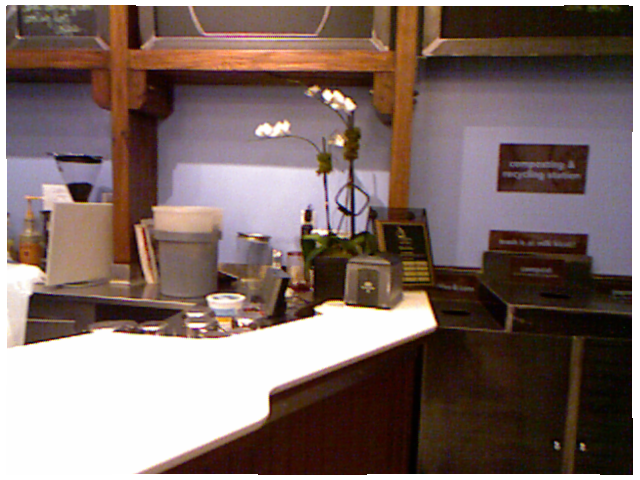
#> input picture 1.png, 640 x 480 px
$ python ORB_feature.py
#> lines starting #> are read from the running program, lines starting #| are printed output that depends on the picture
'''
使用OpenCV实现ORB特征点提取
作者：知乎@Ai酱
代码地址：https://github.com/varyshare/easy_slam_tutorial/tree/master/feature_extract
'''

# -*- coding: utf-8 -*-
import cv2
import numpy as np
import copy
import matplotlib.pyplot as plt
plt.rcParams['figure.figsize'] = [14.0, 7.0]

# 0. 读取图片
img = cv2.imread('../1.png',cv2.COLOR_BGR2GRAY)
#> img is the input picture: shape (480, 640, 3); mean B, G, R 103.3, 108, 126.7
training_gray = cv2.cvtColor(img, cv2.COLOR_BGR2GRAY)
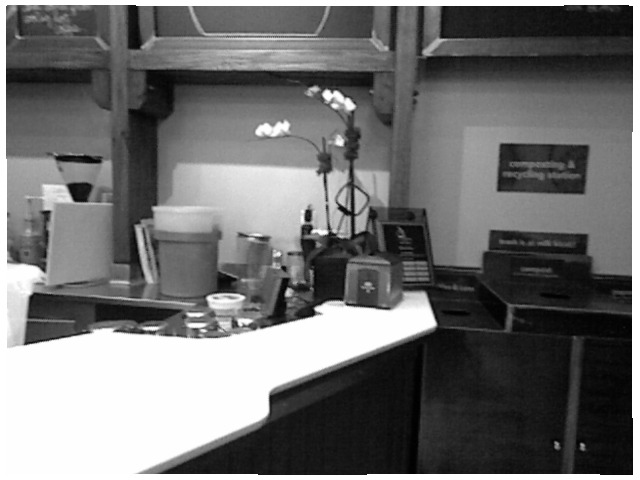
#> training_gray: shape (480, 640); min 1, max 255, mean 113
# 1. 创建一个ORB检测器实例
orb = cv2.ORB_create()
# 2. 检测关键点
keypoint, descript = orb.detectAndCompute(training_gray,None)
#> keypoint = 500 keypoints; strongest (x, y, size): (316, 308, 37.2), (312, 312, 44.6), (430, 322, 92.6), (315, 308, 44.6)
# 3. 绘制关键点

# Draw the keypoints without size or orientation on one copy of the training image
keypoint_without_size = cv2.drawKeypoints(img, keypoint, None, color = (0, 255, 0))
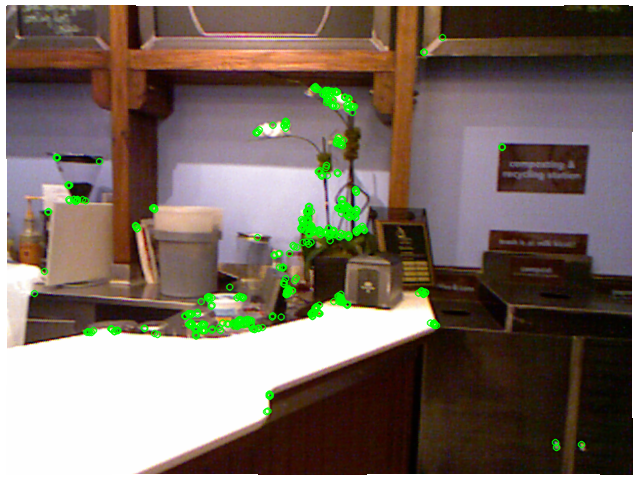
#> keypoint_without_size: shape (480, 640, 3); mean B, G, R 101.2, 110.3, 124

# Draw the keypoints with size and orientation on the other copy of the training image
keypoint_with_size = cv2.drawKeypoints(img, keypoint, None, flags = cv2.DRAW_MATCHES_FLAGS_DRAW_RICH_KEYPOINTS)
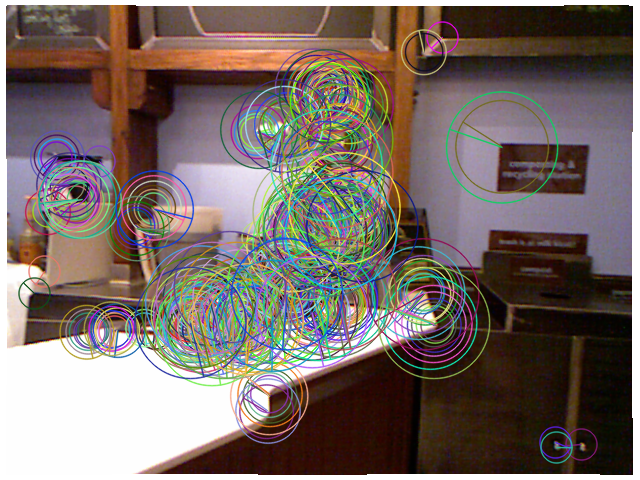
#> keypoint_with_size: shape (480, 640, 3); mean B, G, R 103.4, 108.5, 121.3

# Display the image with the keypoints without size or orientation
plt.subplot(121)
plt.title('Keypoints Without Size or Orientation')
plt.imshow(keypoint_without_size)

# Display the image with the keypoints with size and orientation
plt.subplot(122)
plt.title('Keypoints With Size and Orientation')
plt.imshow(keypoint_with_size)
plt.show()
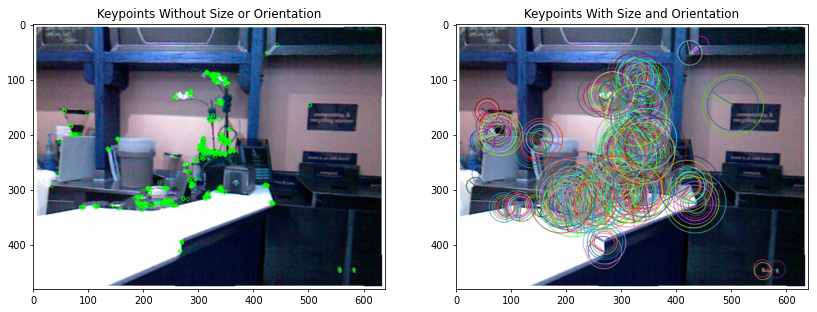
#> figure drawn by matplotlib, 2 panels; B, G, R data is drawn as R, G, B

# Print the number of keypoints detected
print("\nNumber of keypoints Detected: ", len(keypoint))
#| Number of keypoints Detected:  500

$ run again, with 2.png copied over 1.png
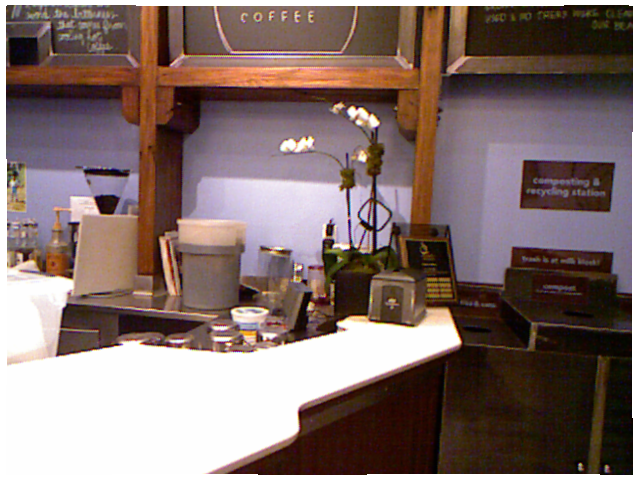
#> input picture 2.png, 640 x 480 px
#> img is the input picture: shape (480, 640, 3); mean B, G, R 109.5, 113.1, 132.2
#> `training_gray = cv2.cvtColor(img, cv2.COLOR_BGR2GRAY)`:
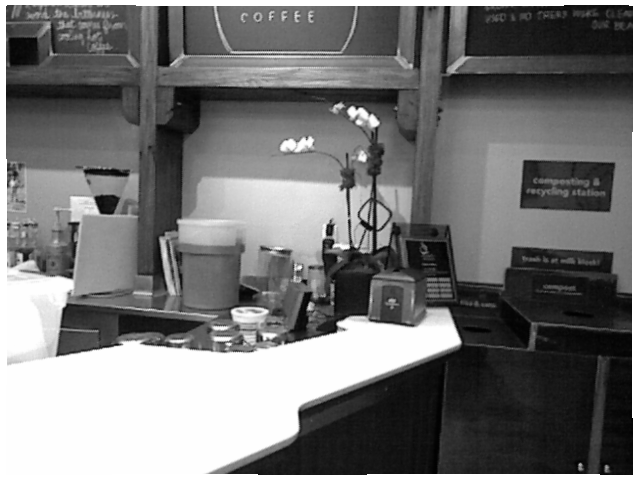
#> training_gray: shape (480, 640); min 1, max 255, mean 118.4
#> keypoint = 500 keypoints; strongest (x, y, size): (455, 340, 111.1), (454, 340, 92.6), (337, 323, 37.2), (348, 246, 31)
#> `plt.show()`:
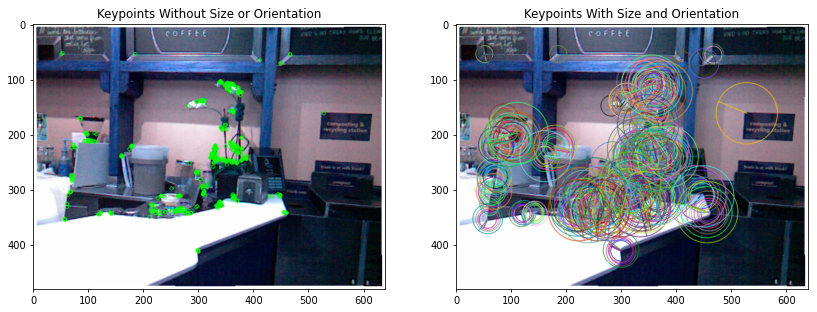
#> figure drawn by matplotlib, 2 panels; B, G, R data is drawn as R, G, B
#| Number of keypoints Detected:  500
